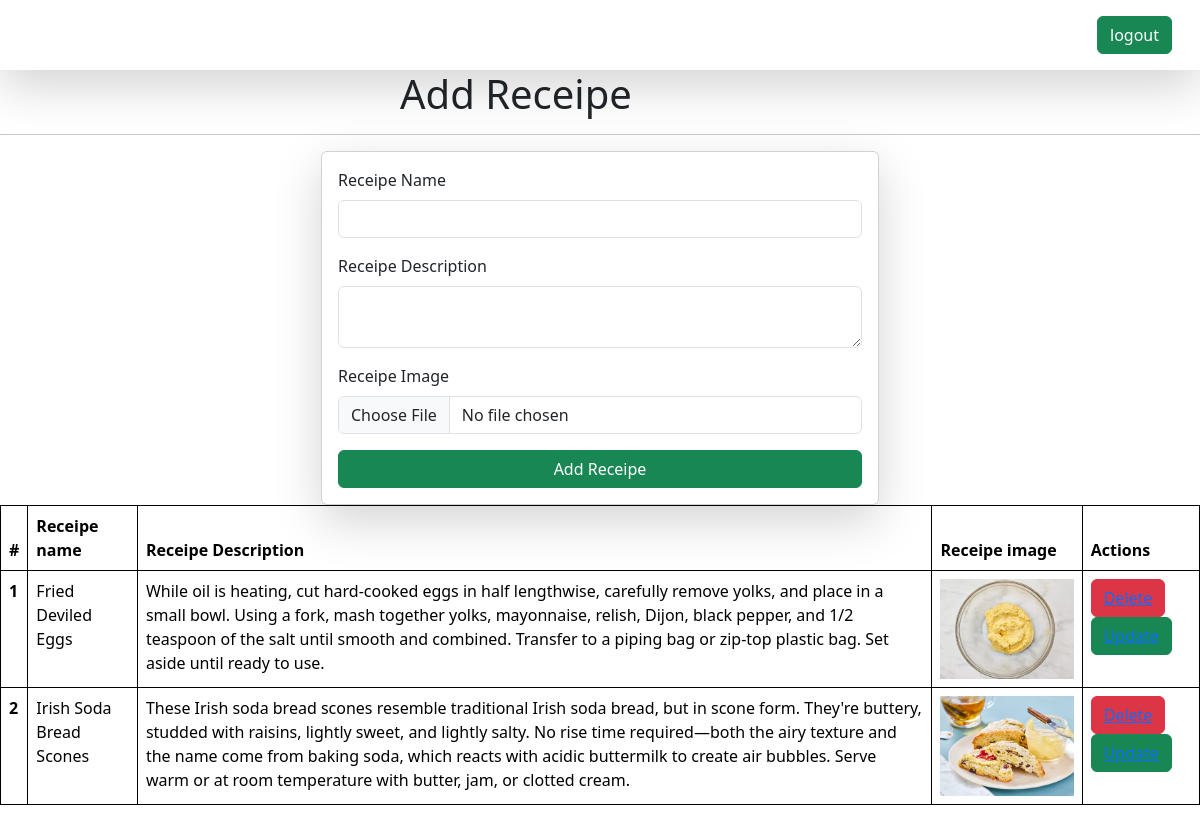
/receipes/ (signed in), run on the app's committed database.
### veggie/models.py (models this page shows, shortened)
class Receipe(models.Model):
    user = models.ForeignKey(User, on_delete=models.SET_NULL, null=True, blank=True)
    receipe_name = models.CharField(max_length=100)
    slug = models.SlugField(unique=True, default="")
    receipe_description = models.TextField()
    receipe_image = models.ImageField(upload_to="receipe")
    receipe_view_count = models.IntegerField(default=1)
    is_deleted = models.BooleanField(default=False)

### veggie/views.py (the view, shortened to what this page needs)
# urls.py: path("receipes/", receipes, name="veggies"),
@login_required(login_url="/login/")
def receipes(request):
    receipes = Receipe.objects.all()
    context = {"receipes": receipes}
    return render(request, "receipes.html", context)

### veggie/templates/receipes.html (shortened to what this page needs)
<!DOCTYPE html>
<html lang="en">
<head>
    <link href="https://cdn.jsdelivr.net/npm/bootstrap@5.3.3/dist/css/bootstrap.min.css" rel="stylesheet">
</head>
<body>
  <nav class="navbar p-3 bg-body shadow-lg">
    <div class="container-fluid">
        <a href='/logout/' class="btn btn-success" type="submit">logout</a>
    </div>
  </nav>
    <h1 class='col-4 mx-auto'>Add Receipe</h1>
    <hr>
    <div class='container'>
        <form class='col-6 mx-auto card p-3 shadow-lg' method='post' enctype='multipart/form-data'>
            <div class="mb-3">
              <label for="exampleInputEmail1" class="form-label">Receipe Name</label>
              <input name='receipe_name' type="text" class="form-control">
            </div>
            <div class="mb-3">
              <label for="exampleInputPassword1" class="form-label">Receipe Description</label>
              <textarea name='receipe_description' class="form-control"></textarea>
            </div>
            <div class="mb-3">
                <label for="exampleInputPassword1" class="form-label">Receipe Image</label>
                <input name='receipe_image' type="file" class="form-control">
              </div>
              <button type="submit" class="btn btn-success">Add Receipe</button>
            </div>
        <table class="table">
            <thead>
              <tr>
                <th scope="col">#</th>
                <th scope="col">Receipe name</th>
                <th scope="col">Receipe Description</th>
                <th scope="col">Receipe image</th>
                <th scope="col">Actions</th>
              </tr>
            </thead>
            <tbody>
                {% for receipe in receipes%}
              <tr>
                <th scope="row">{{forloop.counter}}</th>
                <td>{{receipe.receipe_name}}</td>
                <td>{{receipe.receipe_description}}</td>
                <td>
                    <img src='/media/{{receipe.receipe_image}}' style='height:100px'></td>
                <td><a href="/delete_receipe/{{receipe.id}}/"><button class='btn btn-danger'>Delete</a>
                <a href="/update_receipe/{{receipe.id}}/"><button class='btn btn-success'>Update</a>
                </td>
              </tr>
              {% endfor %}
            </tbody>
          </table>
    </body>
</html>

### veggie/templates/receipes.html (style rules this page uses)
table, th, td { border: 1px solid; }

### data on the page
Receipe: receipe_name "Fried Deviled Eggs", receipe_description "While oil is heating, cut hard-cooked eggs in half lengthwise, carefully remove yolks, and place in a small bowl. Using a fork, mash together yolks, mayonnaise, relish, Dijon, black pepper, and 1/2 teaspoon of the salt until smooth and combined. Transfer to a piping bag or zip-top plastic bag. Set aside until ready to use.", receipe_image (picture)
Receipe: receipe_name "Irish Soda Bread Scones", receipe_description "These Irish soda bread scones resemble traditional Irish soda bread, but in scone form. They're buttery, studded with raisins, lightly sweet, and lightly salty. No rise time required—both the airy texture and the name come from baking soda, which reacts with acidic buttermilk to create air bubbles. Serve warm or at room temperature with butter, jam, or clotted cream.", receipe_image (picture)
